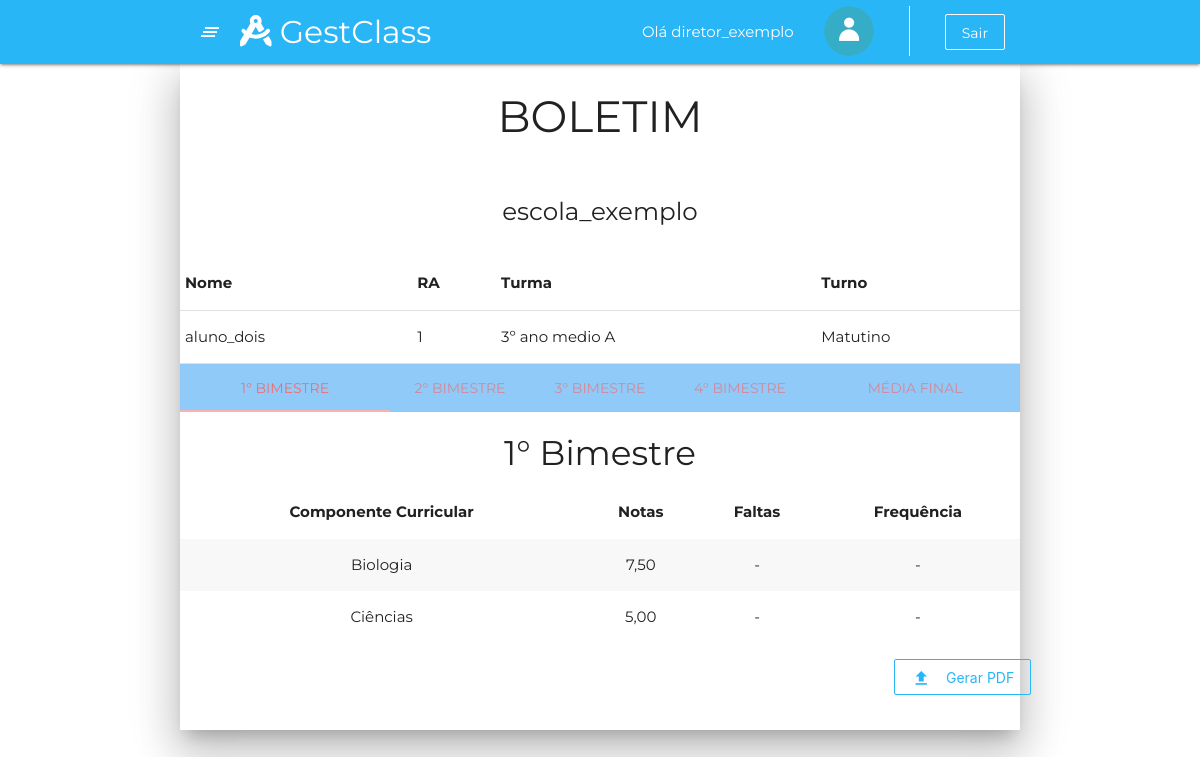
The app's page /boletimVisualizacao.html.php (signed in) with its own data.
### tables this page shows
CREATE TABLE diretor (
	ID_diretor INTEGER NOT NULL PRIMARY KEY AUTO_INCREMENT UNIQUE,
	nome_diretor VARCHAR (50) NOT NULL,
    foto VARCHAR(255),
	cep VARCHAR (10) NOT NULL,
    numero INTEGER NOT NULL,
    complemento VARCHAR (40),
    rg VARCHAR(15) NOT NULL UNIQUE,
    cpf VARCHAR(14) NOT NULL UNIQUE,
	email VARCHAR(65) NOT NULL UNIQUE,
    senha VARCHAR(50) NOT NULL,
    celular VARCHAR(15) NOT NULL,
    telefone VARCHAR(14),
    fk_id_tipo_usuario_diretor INTEGER NOT NULL,
    fk_id_escola_diretor INTEGER NOT NULL
);

CREATE TABLE escola (
	ID_escola INTEGER NOT NULL PRIMARY KEY AUTO_INCREMENT UNIQUE,
    nome_escola VARCHAR(70) NOT NULL,
	cep VARCHAR (10) NOT NULL,
    numero INTEGER NOT NULL,
    complemento VARCHAR (40),
    CNPJ VARCHAR(18) NOT NULL UNIQUE,
    telefone VARCHAR(14) NOT NULL,
    email VARCHAR(65) NOT NULL UNIQUE,
	data_pagamento_escola INTEGER NOT NULL,
    media_min DECIMAL (4,2) NOT NULL,
    media_max DECIMAL (4,2) NOT NULL
);

CREATE TABLE aluno (
	RA INTEGER PRIMARY KEY,    
    nome_aluno VARCHAR (70) NOT NULL,
    foto VARCHAR(255),
    RG VARCHAR (12) NOT NULL,
    cpf VARCHAR (14) NOT NULL,  
    email VARCHAR(65) NOT NULL,
    senha VARCHAR(50) NOT NULL,
    celular VARCHAR(15) NOT NULL,
    telefone VARCHAR(14),
    data_nascimento DATE NOT NULL,
    fk_id_turma_aluno INTEGER,
    fk_id_responsavel_aluno INTEGER,
    fk_id_tipo_usuario_aluno INTEGER NOT NULL,
    fk_id_escola_aluno INTEGER NOT NULL,
    situacao BOOLEAN NOT NULL,
	id_tipo_usuario_exclusor INTEGER NULL,
    id_usuario_exclusor INTEGER NULL,
    data_exclusao DATE NULL
);

CREATE TABLE turma (
	ID_turma INTEGER NOT NULL PRIMARY KEY AUTO_INCREMENT UNIQUE,
    nome_turma VARCHAR(50) NOT NULL,
    fk_id_escola_turma INTEGER NOT NULL,
    fk_id_turno_turma INTEGER NOT NULL,
    situacao BOOLEAN NOT NULL
);

CREATE TABLE turno (
	ID_turno INTEGER NOT NULL PRIMARY KEY AUTO_INCREMENT UNIQUE,
    nome_turno VARCHAR(20) NOT NULL    
);

### reqDiretor.php (the view, shortened to what this page needs)
<?php
include_once 'php/conexao.php';
$id_usuario = $_SESSION["id_usuario"];
$id_escola = $_SESSION["id_escola"];
$query = $conn->prepare("select * from diretor where id_diretor=$id_usuario");
$query->execute();
$dados = $query->fetch(PDO::FETCH_ASSOC);
$nomeDir = $dados['nome_diretor'];
$nome = Explode(" ", $nomeDir);
$nome_dir = $nome[0];
?>
<!DOCTYPE html>
<html lang="pt">
<head>
    <link rel="stylesheet" type="text/css" href="node_modules/materialize-css/dist/css/materialize.min.css" />
    <link rel="stylesheet" type="text/css" href="node_modules/@fortawesome/fontawesome-free/css/all.min.css" />
    <link rel="stylesheet" type="text/css" href="node_modules/animate.css/animate.min.css" />
    <link rel="stylesheet" type="text/css" href="node_modules/aos/dist/aos.css" />
    <link rel="stylesheet" type="text/css" href="css/menu.css" />
    <link rel="stylesheet" type="text/css" href="css/default.css" />
    <link rel="stylesheet" type="text/css" href="css/homeSecretaria.css" />
</head>
<body>
    <header>
        <div class="navbar-fixed">
            <nav class="light-blue lighten-1">
                <div class="container">
                    <div class="nav-wrapper">
                        <a href="#" data-target="slide-out" class="sidenav-trigger show-on-large"><i class="material-icons">clear_all</i></a>
                        <a href="homeDiretor.html.php" class="brand-logo"><i class="fas fa-drafting-compass"></i>
                            <span class="hide-on-small-only">GestClass<span></a>
                        <ul class="right">
                            <li>
                                <a class="transparent hide-on-small-only" disable>Olá <?php echo $nome_dir ?></a>
                            </li>
                            <?php if (empty($dados['foto'])) { ?>
                                <li>
                                    <a href="perfil.html.php" class="transparent hide-on-small-only">
                                        <img class="circle icon-user" width="50px" height="50px" src="assets/imagensBanco/usuario.png">
                                    </a>
                                </li>
                            <?php } ?>
                            <li>
                            </li>
                            <li>
                                <a href="php/logout.php" class="btn-flat btnLight hide-on-small-only">Sair</a>
                            </li>
                        </ul>
                    </div>
                </div>
            </nav>
        </div>
    </header>

### boletimVisualizacao.html.php (shortened to what this page needs)
<?php
include_once 'php/conexao.php';
$id_usuario = $_SESSION["id_usuario"];
$id_tipo_usuario = $_SESSION["id_tipo_usuario"];
$id_escola = $_SESSION["id_escola"];
if ($id_tipo_usuario == 1) {
  require_once 'reqMenuAdm.php';
} else if ($id_tipo_usuario == 2) {
  require_once 'reqDiretor.php';
} else if ($id_tipo_usuario == 3) {
  require_once 'reqHeader.php';
} elseif ($id_tipo_usuario == 4) {
  require_once 'reqProfessor.php';
} elseif ($id_tipo_usuario  == 5) {
  require_once 'reqAluno.php';
} else {
  require_once 'reqPais.php';
}
if ($id_tipo_usuario == 6) {
  $ra = $_POST['filhos'];
} else {
  $ra = $id_usuario;
}
if ($ra == null) {
?>
  <script>
    alert('Por Favor, Selecione um Filho!!');
    history.back();
  </script>
  <?php
} else {
  $sql_select_nome_escola = $conn->prepare("SELECT nome_escola FROM escola WHERE ID_escola = $id_escola");
  $sql_select_nome_escola->execute();
  $escola = $sql_select_nome_escola->fetch(PDO::FETCH_ASSOC);
  $nome_escola = $escola['nome_escola'];
  $sql_select_dados_alunos = $conn->prepare("SELECT * FROM aluno WHERE RA = $ra");
  $sql_select_dados_alunos->execute();
  $aluno = $sql_select_dados_alunos->fetch(PDO::FETCH_ASSOC);
  $nome_aluno = $aluno['nome_aluno'];
  $id_turma_aluno = $aluno['fk_id_turma_aluno'];
  $sql_select_turma_aluno = $conn->prepare("SELECT nome_turma, fk_id_turno_turma FROM turma WHERE ID_turma = $id_turma_aluno");
  $sql_select_turma_aluno->execute();
  $turma_array = $sql_select_turma_aluno->fetch(PDO::FETCH_ASSOC);
  $nome_turma_aluno = $turma_array['nome_turma'];
  $id_turno = $turma_array['fk_id_turno_turma'];
  $sql_select_nome_turno = $conn->prepare("SELECT nome_turno FROM turno WHERE ID_turno = $id_turno");
  $sql_select_nome_turno->execute();
  $turno = $sql_select_nome_turno->fetch(PDO::FETCH_ASSOC);
  $nome_turno = $turno['nome_turno'];
  $sql_select_datas_finais_bimestres = $conn->prepare("SELECT * FROM datas_fim_bimestres WHERE fk_id_escola_datas_fim_bimestres = $id_escola");
  $sql_select_datas_finais_bimestres->execute();
  if ($sql_select_datas_finais_bimestres->rowCount() == 0) {
  ?>
    <script>
      alert('Erro, O Diretor Ainda Não Cadastrou as Datas Finais de Bimestres!!');
      history.back();
    </script>
  <?php
  } else {
    $array_datas = $sql_select_datas_finais_bimestres->fetch(PDO::FETCH_ASSOC);
    $bimestre1 = $array_datas["bimestre1"];
  ?>
    <div class="container col s12 m12 l12 z-depth-5 " id="container_boletimVisualizacao">
      <div class="row">
        <div class="col s12 m12 l12 ">
          <h3 class="center">BOLETIM</h3>
          <br>
          <h5 class="center"><?php echo $nome_escola ?></h5>
          <br>
          <table class="center info highlight">
            <thead>
              <tr>
                <th>Nome</th>
                <th>RA</th>
                <th>Turma</th>
                <th>Turno</th>
              </tr>
            </thead>
            <tbody>
              <tr>
                <td><?php echo $nome_aluno; ?></td>
                <td><?php echo $ra ?></td>
                <td><?php echo $nome_turma_aluno ?></td>
                <td><?php echo $nome_turno ?></td>
            </tbody>
          </table>
          <ul id="tabs-swipe-demo" class="tabs blue lighten-3">
            <li class="tab col s1 m3 l3 "><a href="#1bimestre">1° Bimestre</a></li>
            <li class="tab col s1 m2 l2 "><a href="#2bimestre">2° Bimestre</a></li>
            <li class="tab col s1 m2 l2 "><a href="#3bimestre">3° Bimestre</a></li>
            <li class="tab col s1 m2 l2 "><a href="#4bimestre">4° Bimestre</a></li>
            <li class="tab col s1 m3 l3 "><a href="#mf">Média Final</a></li>
          </ul>
        </div>
        <div class="col s12 m12 l12 " id="1bimestre">
          <h4 class="center">1° Bimestre</h4>
          <table class="striped centered ">
            <thead>
              <tr>
                <th>Componente Curricular</th>
                <th>Notas</th>
                <th>Faltas</th>
                <th>Frequência</th>
              </tr>
            </thead>
            <tbody>
              <?php
              $query_select_disciplinas = $conn->prepare("SELECT disciplinas_professor.fk_id_disciplina_professor_disciplinas_professor AS id_disciplina, disciplina.nome_disciplina AS nome_disciplina FROM disciplinas_professor INNER JOIN disciplina ON (disciplinas_professor.fk_id_disciplina_professor_disciplinas_professor = disciplina.ID_disciplina) WHERE disciplinas_professor.fk_id_turma_professor_disciplinas_professor = $id_turma_aluno GROUP BY nome_disciplina");
              $query_select_disciplinas->execute();
              while ($array_disciplinas = $query_select_disciplinas->fetch(PDO::FETCH_ASSOC)) {
                $nome_disciplina = $array_disciplinas['nome_disciplina'];
                $id_disciplina = $array_disciplinas['id_disciplina'];
                $sql_select_count_notas_bim1 = $conn->prepare("SELECT COUNT(nota) AS contNotas FROM boletim_aluno WHERE fk_id_disciplina_boletim_aluno = $id_disciplina AND fk_ra_aluno_boletim_aluno = $ra AND data_atividade > '2020-01-01' AND data_atividade <= '$bimestre1'");
                $sql_select_count_notas_bim1->execute();
                $array_count_notas_bim1 = $sql_select_count_notas_bim1->fetch(PDO::FETCH_ASSOC);
                $qtdeNotas_bim1 = $array_count_notas_bim1['contNotas'];
                $sql_select_sum_notas_bim1 = $conn->prepare("SELECT SUM(nota) AS sumNota FROM boletim_aluno WHERE fk_id_disciplina_boletim_aluno = $id_disciplina AND fk_ra_aluno_boletim_aluno = $ra AND data_atividade > '2020-01-01' AND data_atividade <= '$bimestre1'");
                $sql_select_sum_notas_bim1->execute();
                $array_soma_notas_bim1 = $sql_select_sum_notas_bim1->fetch(PDO::FETCH_ASSOC);
                $somaNotas_bim1 = $array_soma_notas_bim1['sumNota'];
                $sql_select_count_faltas_bim1 = $conn->prepare("SELECT COUNT(presenca) AS qtdeFaltas FROM  chamada_aluno WHERE fk_ra_aluno_chamada_aluno = $ra AND presenca = 0 AND data_aula > '2020-01-01' AND data_aula <= '$bimestre1' AND fk_id_disciplina_chamada_aluno = $id_disciplina");
                $sql_select_count_faltas_bim1->execute();
                $array_count_faltas_bim1 = $sql_select_count_faltas_bim1->fetch(PDO::FETCH_ASSOC);
                $qtdeFaltas_bim1 = $array_count_faltas_bim1['qtdeFaltas'];
                $sql_select_count_chamadas_bim1 = $conn->prepare("SELECT COUNT(presenca) AS qtdeChamadas FROM chamada_aluno WHERE fk_ra_aluno_chamada_aluno = $ra AND data_aula > '2020-01-01' AND data_aula <= '$bimestre1' AND fk_id_disciplina_chamada_aluno = $id_disciplina");
                $sql_select_count_chamadas_bim1->execute();
                $array_count_chamadas_bim1 = $sql_select_count_chamadas_bim1->fetch(PDO::FETCH_ASSOC);
                $qtdeChamadas_bim1 = $array_count_chamadas_bim1['qtdeChamadas'];
              ?>
                <tr>
                  <td><?php echo $nome_disciplina; ?></td>
                  <td>
                    <?php
                    if ($qtdeNotas_bim1 == 0) {
                      echo '-';
                    } else {
                      $media_bim1 = ($somaNotas_bim1 / $qtdeNotas_bim1);
                      $media_bim1 = number_format($media_bim1, 2, ',', '');
                      echo $media_bim1;
                    }
                    ?>
                  </td>
                  <td>
                    <?php
                    if ($qtdeChamadas_bim1 == 0) {
                      echo '-';
                    } else {
                      echo $qtdeFaltas_bim1;
                    }
                    ?>
                  </td>
                  <td>
                    <?php
                    if ($qtdeChamadas_bim1 == 0) {
                      echo '-';
                    } else {
                      $frequencia = 100 - ($qtdeFaltas_bim1 / $qtdeChamadas_bim1) * 100;
                      echo $frequencia . '%';
                    }
                    ?>
                  </td>
                </tr>
              <?php
              }
              ?>
            </tbody>
          </table>
        </div>
        <div class="input-field right">
          <form action="pdf.php" method="post">
            <div class="center">
              <button id="btnTableChamada" type="submit" class="btn-flat btnLightBlue center">
                <i class="material-icons left">file_upload</i>Gerar PDF
              </button>
            </div>
          </form>
        </div>
      </div>
    </div>
<?php
    require_once 'reqFooter.php';
  }
}
?>

### reqFooter.php (shortened to what this page needs)
</body>
</html>

### css/menu.css (style rules this page uses)
.icon-user { padding: 0; margin: 0; margin-top: 6px; }

### css/default.css (style rules this page uses)
body { margin: 0; padding: 0; font-family: 'Montserrat', sans-serif !important; }
.btn-flat { transition: 0.2s; text-transform: inherit; }
.btnLight { text-transform: inherit; border: 0.5px solid #fff; color: #fff; }
.btnLightBlue { text-transform: inherit; border: 0.5px solid #29b6f6; color: #29b6f6; float: right; margin-bottom: 20px; margin-left: 5px; }

### records on screen
diretor: nome_diretor "diretor_exemplo"
escola: nome_escola "escola_exemplo"
aluno: nome_aluno "aluno_dois"
turma: nome_turma "3º ano medio A"
turno: nome_turno "Matutino"

### other values on screen
$ra "1"
$nome_disciplina "Biologia"
$media_bim1 "7,50"
$nome_disciplina "Ciências"
$media_bim1 "5,00"
